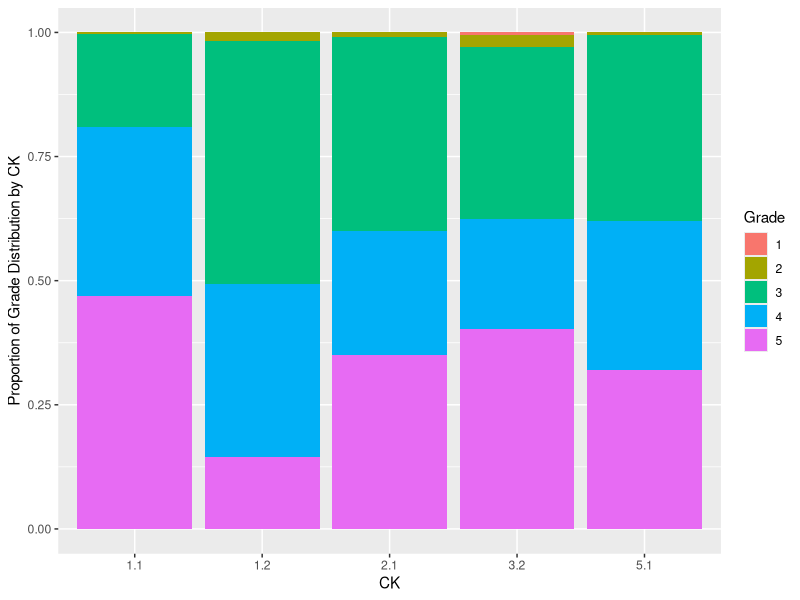
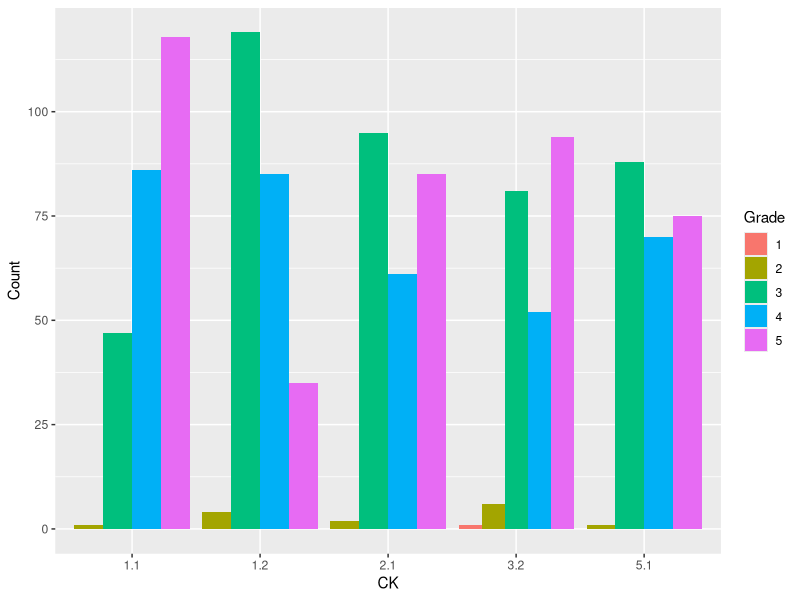
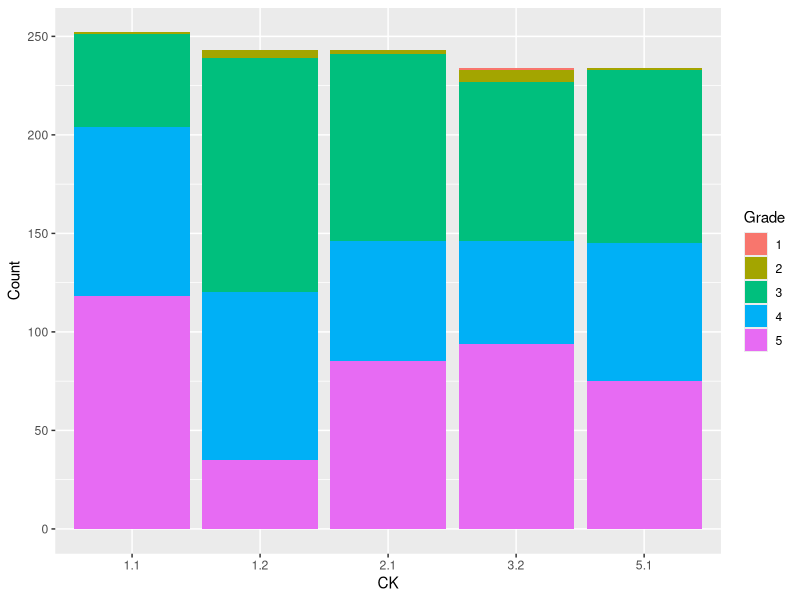

Here is the R script that generated these plots, in order:
## ---- chunk 1
knitr::opts_chunk$set(echo = TRUE)
## ---- chunk 2
setwd("~/Documents/FROST-SUMMER-2022")

library(tidyverse)
library(readxl)  
CK_Grade_Count <- read_excel("FROST Grading CK Summary.xlsx")
CK_Grade_Count$CK <- as.factor(CK_Grade_Count$CK)
CK_Grade_Count$Grade <- as.factor(CK_Grade_Count$Grade)
## ---- chunk 3
CK_Grade_Count %>%
  ggplot(mapping = aes(x = CK, y = Count, fill = Grade)) +
  geom_col(position = "fill") +
  ylab("Proportion of Grade Distribution by CK")
## ---- chunk 4
CK_Grade_Count %>%
  ggplot(aes(fill = Grade, y = Count, x = CK)) + 
  geom_bar(position = "dodge", stat = "identity")
## ---- chunk 5
CK_Grade_Count %>%
  ggplot(aes(fill = Grade, y = Count, x = CK)) + 
  geom_bar(position = "stack", stat = "identity")
